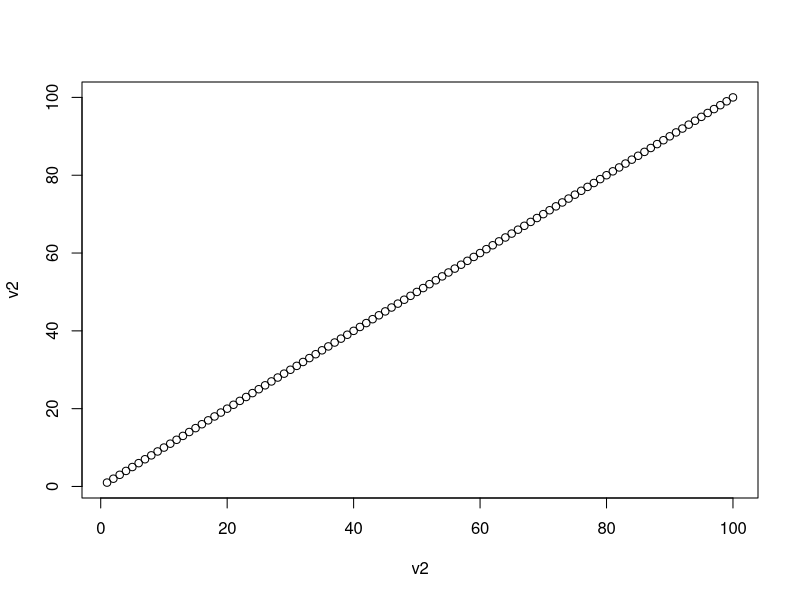
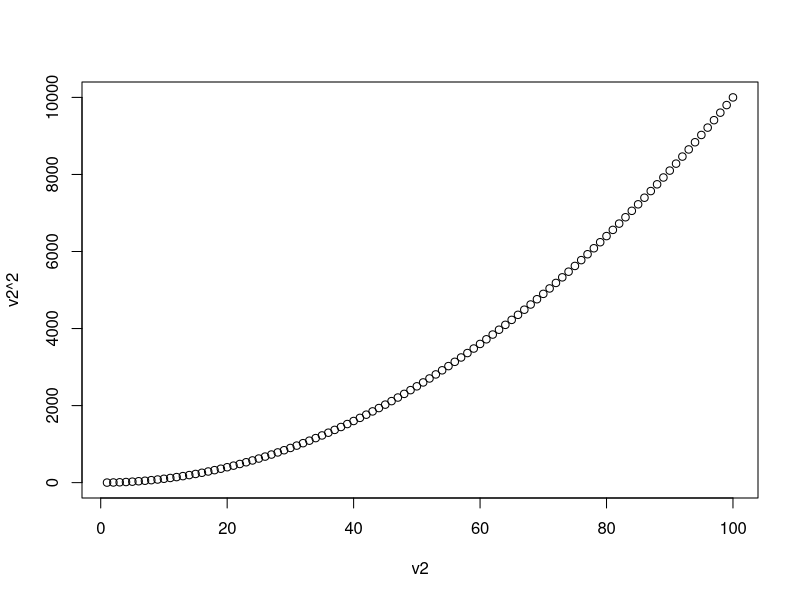
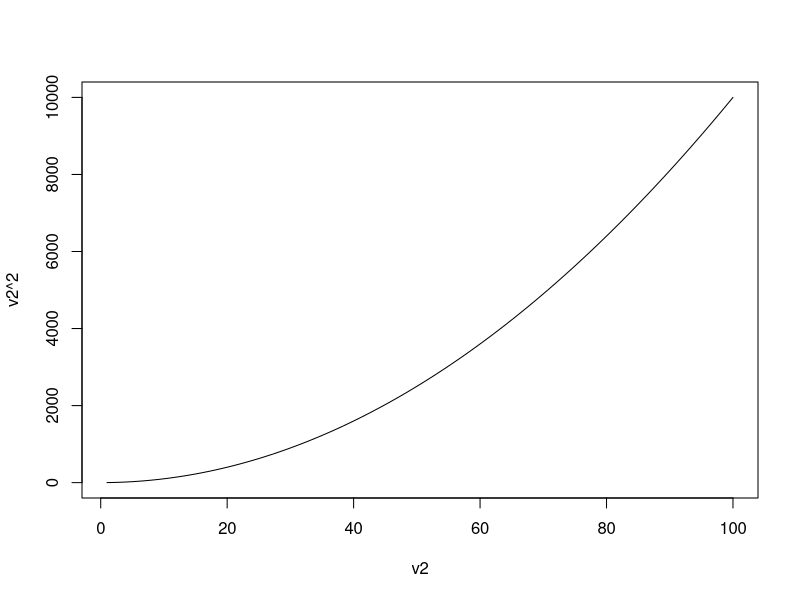
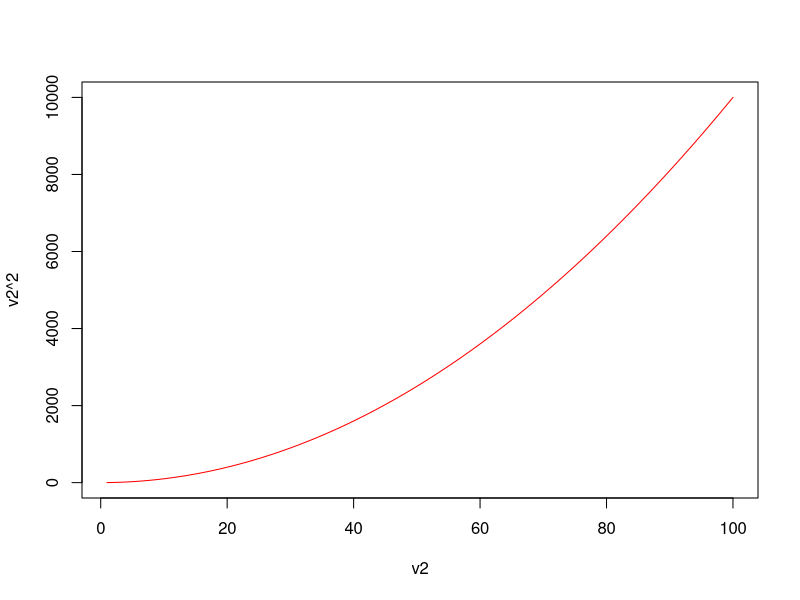
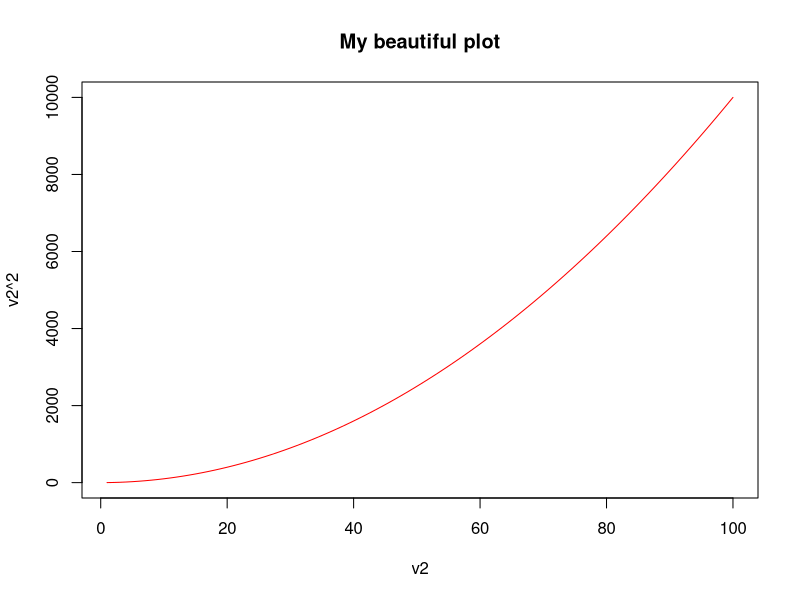
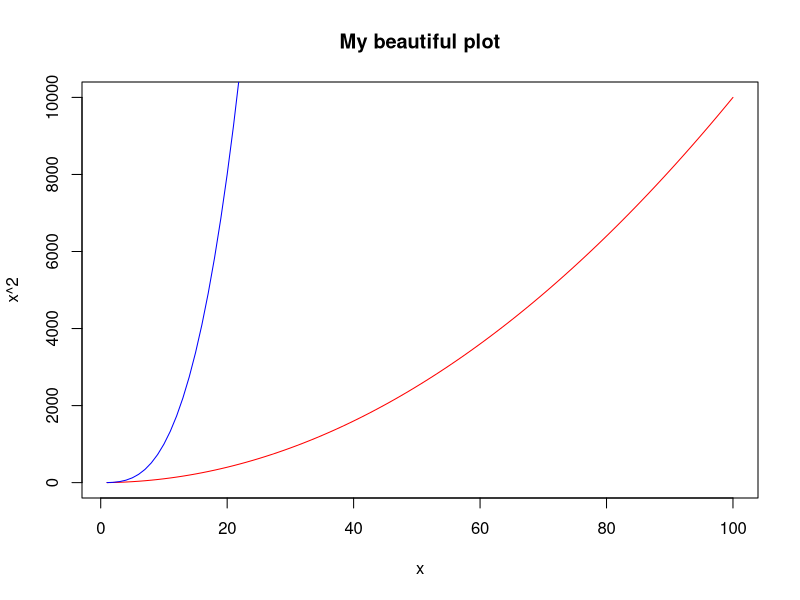
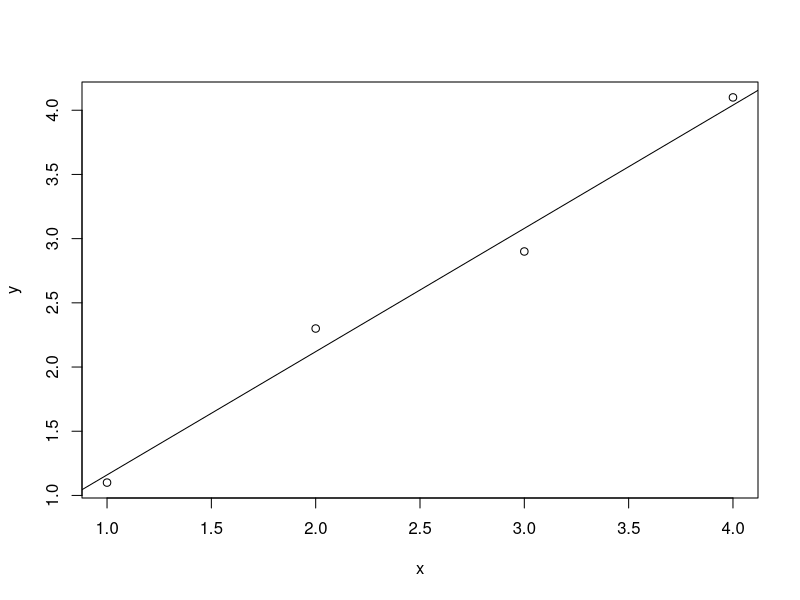
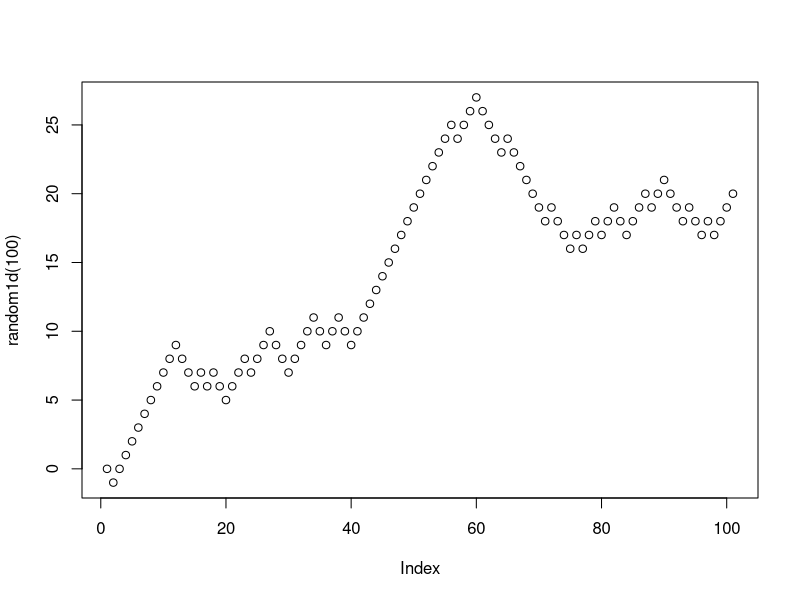

Generate these figures, in order, with R:
## ---- chunk 1
# Introduction to variables
# Variables can be any sequence of letter and numbers, but 
# it cannot start with a number
x = 2
x <- 4
2+2 
y <- x^5
y


# Introduction to vectors
v1 <- c(2,3,6,12)
v2 <- 1:100
length(v2)
v2
v3 <- seq(1,100,5)  # call without naming arguments
v3
v3 <- seq(from=1,to=100,by=5) # call with names of arguments
v3
v3 <- seq(to=100,by=5) # call skipping the first argument
#and using the default value 1 - see help(seq)
v3
v3 <- seq(by=5,to=100) # call by arguments and change order or arguments

# Indexing vectors
v3[3] #uses square brackets to obtain the third element of the vector
v3>20 # produce a vector of boolean values that are TRUE when
      #v3 is greater than 20
v3[v3>20] # select from v3 all the values that are greater than 20
v4<-c(1,2,3,4,5)
v4[c(FALSE,TRUE,FALSE,TRUE,FALSE)] #select from v4 the second and fourth element
v3[1:10] # first ten elements
v3[-1] # dropping first element

head(v2) # prints the first few elements of v2
tail(v2) # prints the last few elements of v2
which(v3 == 26) # returns the position of v3 that equals 26

#Numerical operations with vectors
2^v2
log(v2)
v5 <- 101:200
v5-v2
v5/v2
v1/v2

#Using strings in R
mystring <- "Ecology"
vstrg <- c("Anna", "Peter", "Xavier")
vstrg[2]

#making plots in R
plot(v2,v2)
plot(v2,v2^2)
plot(v2,v2^2,type="l")
plot(v2,v2^2,type="l",col="red")
plot(v2,v2^2,type="l",col="red",main="My beautiful plot")
plot(v2,v2^2,type="l",col="red",main="My beautiful plot",xlab="x",
     ylab="x^2")
lines(v2,v2^3,col="blue")

# Matrices in R
m <- matrix(5,3,2)
m
m2 <- matrix(1:6,3,2)
m2
t(m2) # transposes matrix

x <- 1:4
y <- 5:8

m3<-cbind(x,y)
m3
m4<-rbind(x,y)
m4

# Indexing matrices
m3[3,2] #element in row 3 and column 2
m3[1,] #entire first row
m3[,1] #entire first column
colnames(m3)<-c("col1","col2")
m3
m3[,"col2"]


# Lists in R
mylist <- list(elem1=m,elem2=v2,elem3="my list")
mylist$elem2

# Dataframes
df <- as.data.frame(m3)
df$col1
## ---- chunk 2
# FOR loops

for (k in 1:10)  # for k =1, 2, 3, 4, 5,...10
  print (k^2)   #do this

R <- 1.2
n <- 1
print(n[1])
for (t in 1:100)
{
  n[t+1] <- R*n[t]
  print(n[t+1])
}


R <- 1.2
n <- 1
for (t in 1:100)
  n[t+1] <- R*n[t]

# IF conditional statement

# logical operators
# == equal to
# > greater than
# < smaller than
# >= greater or equal
# <= smaller or equal
# != different from
# && and
# || or

if (3>2) print ("yes")
if (3==2) print ("yes") else print("no")

if ((3>2)&&(4>5)) print ("yes")

for (k in 1:10)  # for k =1, 2, 3, 4, 5,...10
  if (k^2>20) print (k^2)  
## ---- chunk 3
# creating FUNCTIONS in r

pythagoras <- function (c1,c2)
{
  h <- sqrt (c1^2 + c2^2)
  return (h)
}

pythagoras(1,1)

pythagoras(5,5)
pythagoras(10,1)

# regression in R

help(lm)
x <- c(1,2,3,4)
y <- c(1.1,2.3,2.9,4.1)
plot(x,y)
myreg<-lm(y ~ x)
summary(myreg)
abline(myreg)
## ---- chunk 4

random1d<-function(tmax)
{
x<-0
for (t in 1:tmax)
{
  r<-runif(1)
  if (r<1/2)
    x[t+1]<-x[t]+1 else
      x[t+1]<-x[t]-1
}
return(x)
}

plot(random1d(100))

tmax<-10000
lastx<-0
for (i in 1:1000)
{
  x<-random1d(tmax)
  lastx[i]<-x[tmax]
}

hist(lastx)
mean(lastx)
d<-sqrt(lastx^2)
hist(d)
mean(d)
median(d)
max(d)
hist(d[d<20],breaks=c(1:20))
